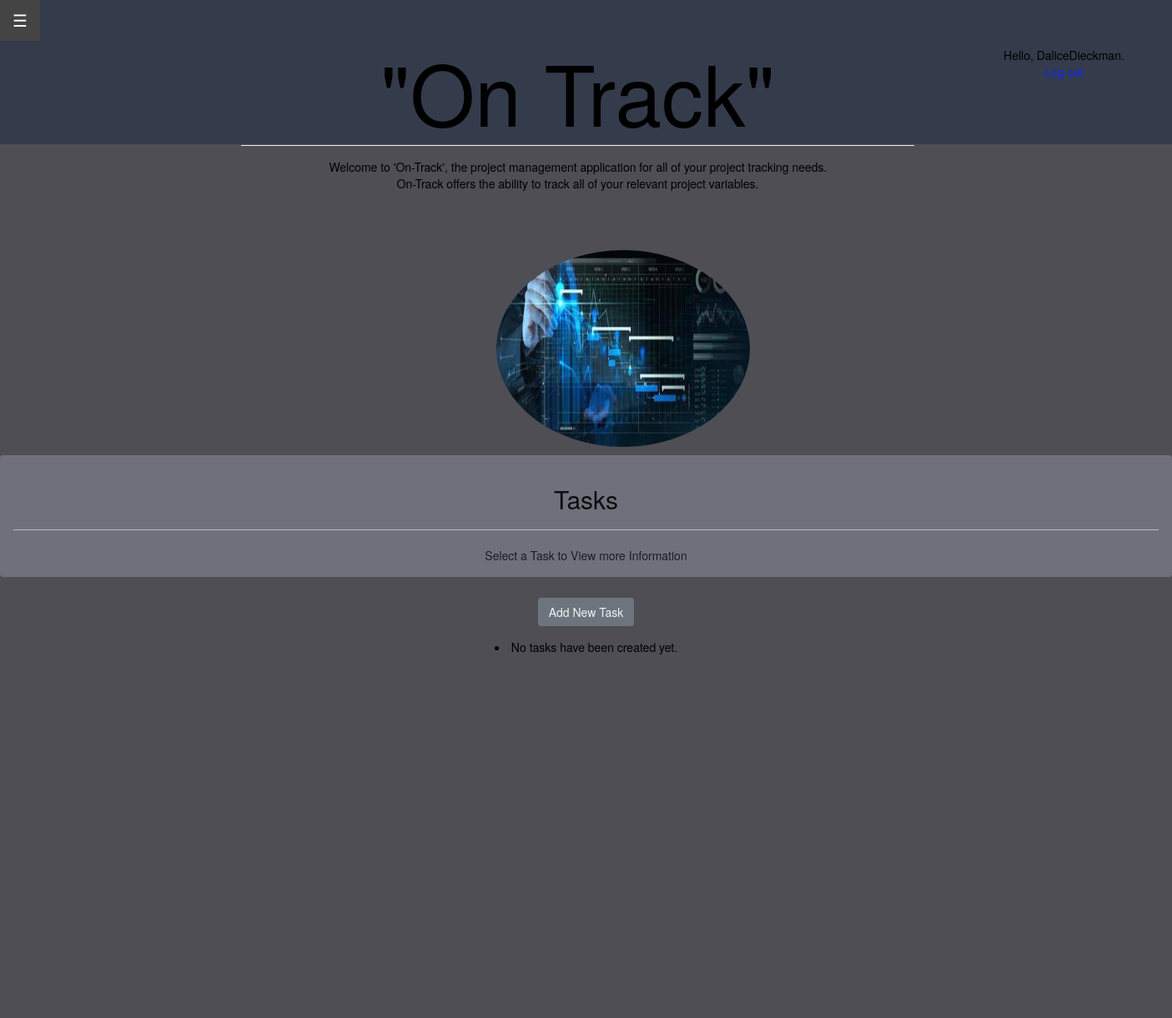
Before: /tasks/ (signed in, upper part) with the older database file.
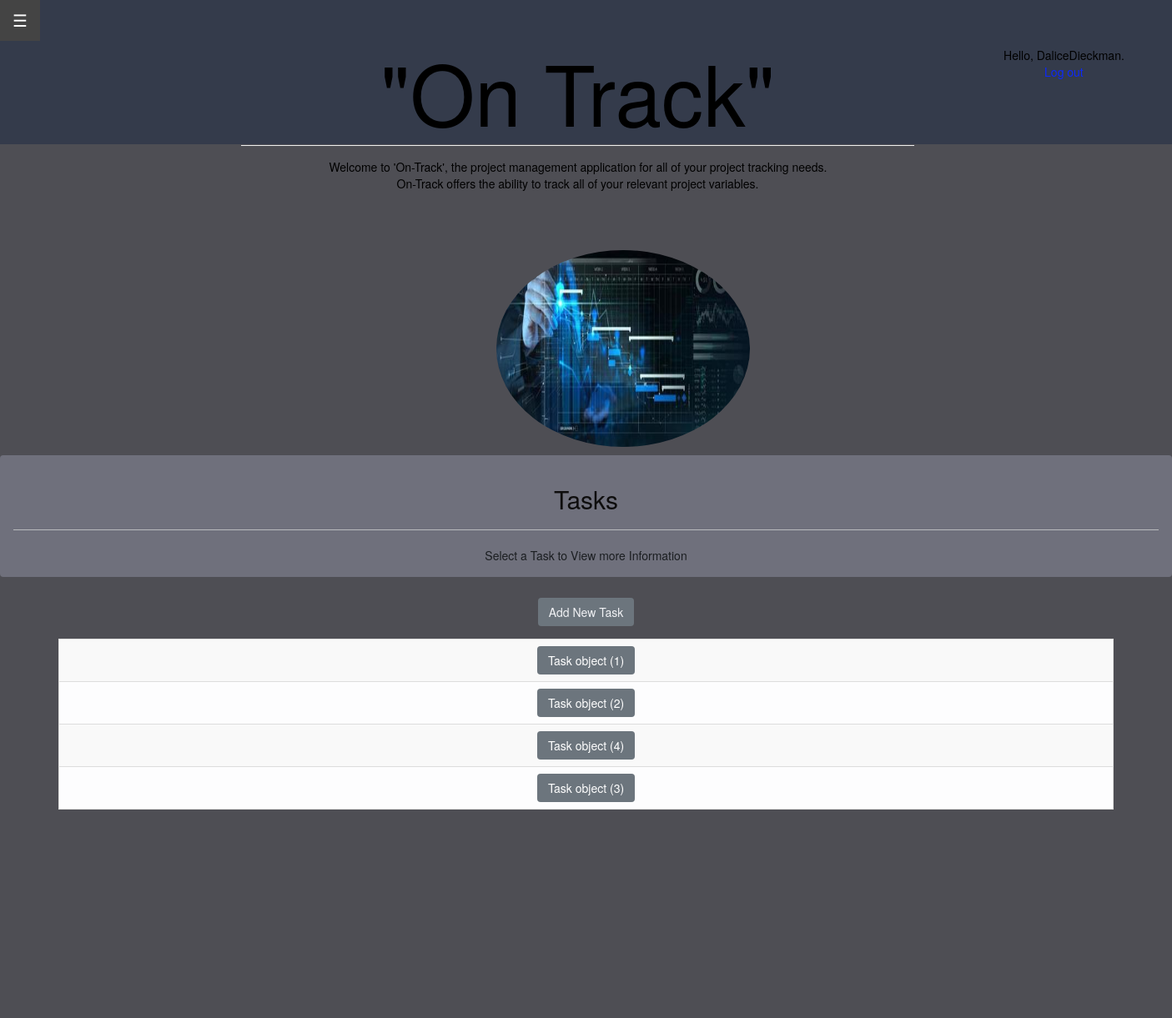
After: the same page with the newer database file.
### project_app/models.py (models this page shows, shortened)
class Task(models.Model):
    id = models.AutoField( primary_key=True, unique=True)
    task_name = models.CharField(max_length=100, null=False)
    date_added = models.DateField(auto_now=True)
    task_description = models.TextField(null = True)
    class Meta:
        verbose_name_plural = 'emp_tasks'

### project_app/views.py (the view)
# urls.py: path('tasks/', views.tasks, name='tasks'),
@login_required
def tasks(request):
    task_list = Task.objects.order_by('task_name')
    context = {'tasks': task_list}
    return render(request, 'project_app/tasks.html', context)

### project_app/templates/project_app/tasks.html
{% extends "project_app/base.html" %}
{% block content %}
<body style="background-color:#464454" style="z-index: 10";>
<div class="alert alert-dark" role="alert" style="background-color: rgb(111, 112, 124);">
  <h2 class="alert-heading" style="color:rgb(14, 13, 13)"><center>Tasks</center></h2>
  <hr>
  <p class="mb-0" style="background-color: rgb(235, 47, 18); "><center>Select a Task to View more Information</center></p>
</div>
<div style="padding:5px">
<a href="{% url 'project_app:new_task' %}" class="btn btn-secondary" role="button" aria-pressed="true" style="color: rgb(240, 241, 244);">Add New Task</a>
</div>
<div style="padding:5px"></div>
<center>
<table style="width: 90%" class="table table-striped table-light table-bordered table-hover">
  {% for task in tasks %}
    <tr>
        <td style="text-align: center">
            <a href="{% url 'project_app:task' task.id %}" class="btn btn-secondary" role="button" aria-pressed="true">{{ task }}</a>
        </td>
        </tr>
    {% empty %}
        <li>No tasks have been created yet.</li>
    {% endfor %}
</table>
</center>
<br>
</body>
{% endblock content %}

Changed rows visible on the page:
added Task: id "Task object (1)"
added Task: id "Task object (2)"
added Task: id "Task object (4)"
added Task: id "Task object (3)"
Other visible differences:
text no longer shown: "No tasks have been created yet."
